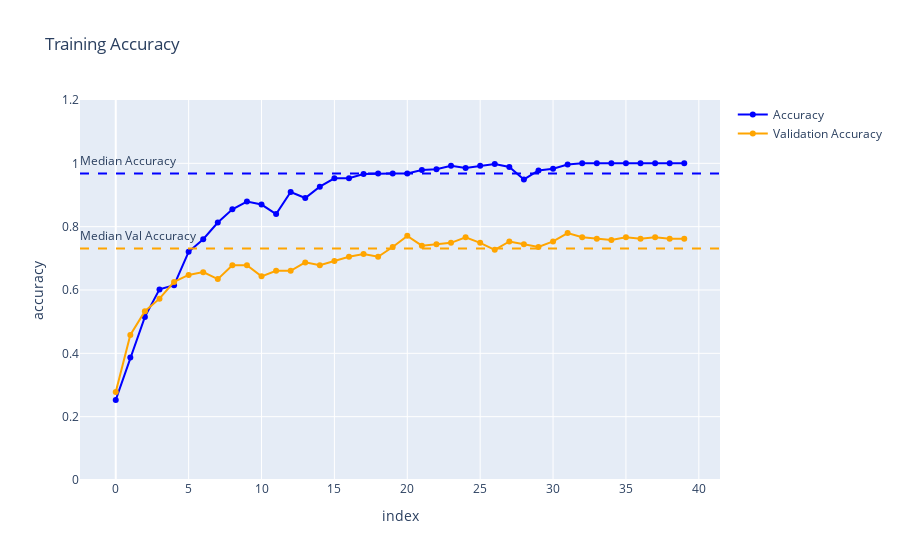

Write notebook code for a chart like this one.
### Code cell
history_df = pd.DataFrame(history.history)

fig = px.line(history_df, x=history_df.index, y="accuracy", markers=True, title="Training Accuracy")
fig2 = px.line(history_df, x=history_df.index, y="val_accuracy", markers=True)

fig.update_traces(dict(
  marker=dict(
    color="blue"
  ),
  line=dict(
    color="blue",
  ),
))
fig2.update_traces(dict(
  marker=dict(
    color="orange"
  ),
  line=dict(
    color="orange",
  ),
))
fig.add_traces(fig2.data)
fig.data[0]["name"] = "Accuracy" # type: ignore
fig.data[1]["name"] = "Validation Accuracy" # type: ignore
fig.update_yaxes(dict(range=[0,1.2]))

fig.add_hline(y=history_df["val_accuracy"].median(), line_color="orange", line_dash="dash", label=dict(text="Median Val Accuracy", textposition="start"))
fig.add_hline(y=history_df["accuracy"].median(), line_color="blue", line_dash="dash", label=dict(text="Median Accuracy", textposition="start"))

fig.update_traces(dict(
  showlegend=True
))
fig.show()

### Figure 1 — Plotly figure (JSON) as saved in the notebook; plotly's stock layout.template omitted (floating-point values rounded to 4 significant figures)
{"data": [{"hovertemplate": "index=%{x}<br>accuracy=%{y}<extra></extra>", "legendgroup": "", "line": {"color": "blue", "dash": "solid"}, "marker": {"color": "blue", "symbol": "circle"}, "mode": "lines+markers", "name": "Accuracy", "orientation": "v", "showlegend": true, "type": "scatter", "x": [0, 1, 2, 3, 4, 5, 6, 7, 8, 9, 10, 11, 12, 13, 14, 15, 16, 17, 18, 19, 20, 21, 22, 23, 24, 25, 26, 27, 28, 29, 30, 31, 32, 33, 34, 35, 36, 37, 38, 39], "xaxis": "x", "y": [0.2528, 0.3868, 0.5151, 0.6019, 0.6151, 0.7208, 0.7604, 0.8132, 0.8547, 0.8792, 0.8698, 0.8396, 0.9094, 0.8906, 0.9264, 0.9528, 0.9528, 0.966, 0.9679, 0.9679, 0.9679, 0.9792, 0.9811, 0.9925, 0.9849, 0.9925, 0.9981, 0.9887, 0.9491, 0.9774, 0.983, 0.9962, 1, 1, 1, 1, 1, 1, 1, 1], "yaxis": "y"}, {"hovertemplate": "index=%{x}<br>val_accuracy=%{y}<extra></extra>", "legendgroup": "", "line": {"color": "orange", "dash": "solid"}, "marker": {"color": "orange", "symbol": "circle"}, "mode": "lines+markers", "name": "Validation Accuracy", "orientation": "v", "showlegend": true, "type": "scatter", "x": [0, 1, 2, 3, 4, 5, 6, 7, 8, 9, 10, 11, 12, 13, 14, 15, 16, 17, 18, 19, 20, 21, 22, 23, 24, 25, 26, 27, 28, 29, 30, 31, 32, 33, 34, 35, 36, 37, 38, 39], "xaxis": "x", "y": [0.2775, 0.4581, 0.533, 0.5727, 0.6256, 0.6476, 0.6564, 0.6344, 0.6784, 0.6784, 0.6432, 0.6608, 0.6608, 0.6872, 0.6784, 0.6916, 0.7048, 0.7137, 0.7048, 0.7357, 0.7709, 0.7401, 0.7445, 0.7489, 0.7665, 0.7489, 0.7269, 0.7533, 0.7445, 0.7357, 0.7533, 0.7797, 0.7665, 0.7621, 0.7577, 0.7665, 0.7621, 0.7665, 0.7621, 0.7621], "yaxis": "y"}], "layout": {"legend": {"tracegroupgap": 0}, "shapes": [{"label": {"text": "Median Val Accuracy", "textposition": "start"}, "line": {"color": "orange", "dash": "dash"}, "type": "line", "x0": 0, "x1": 1, "xref": "x domain", "y0": 0.7313, "y1": 0.7313, "yref": "y"}, {"label": {"text": "Median Accuracy", "textposition": "start"}, "line": {"color": "blue", "dash": "dash"}, "type": "line", "x0": 0, "x1": 1, "xref": "x domain", "y0": 0.9679, "y1": 0.9679, "yref": "y"}], "title": {"text": "Training Accuracy"}, "xaxis": {"anchor": "y", "domain": [0, 1], "title": {"text": "index"}}, "yaxis": {"anchor": "x", "domain": [0, 1], "range": [0, 1.2], "title": {"text": "accuracy"}}}}
